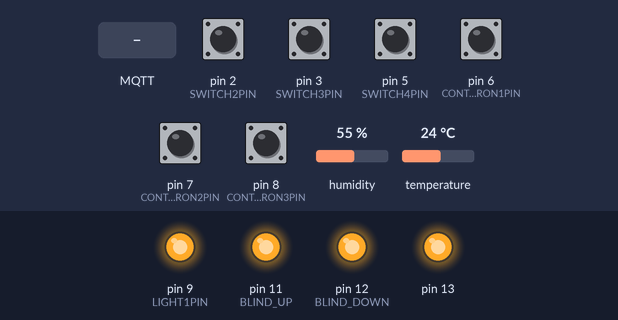
Simulated run of this sketch. Board: Arduino Uno, built with avr-gcc and run on an emulated ATmega328P. On the bench: output pins drawn as LEDs (lit = HIGH). Dashed ring = blinking. Inputs (shaded band) come from the test bench; at power-on: pin 2 (SWITCH2PIN), pin 3 (SWITCH3PIN), pin 5 (SWITCH4PIN), pin 6 (CONTACTRON1PIN), pin 7 (CONTACTRON2PIN), pin 8 (CONTACTRON3PIN) HIGH, humidity 55 %, temperature 24 °C. WiFi joins after 1.5 s; servers stay silent unless stated; no MQTT or app messages arrive unless stated.

Above: at 2.7 s.
2.8 s: pin 3 (SWITCH3PIN) pulled LOW for 0.15 s
At 4.8 s:
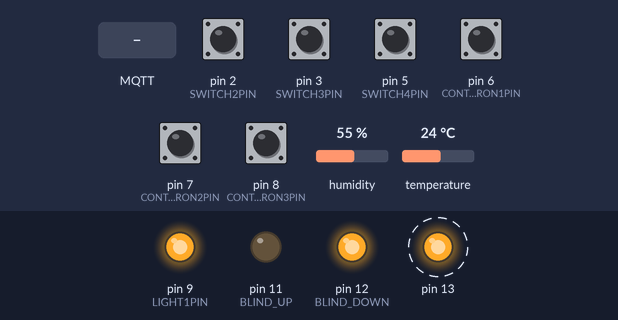
8.5 s: MQTT message "1" arrives on the first subscribed topic
At 10.4 s:
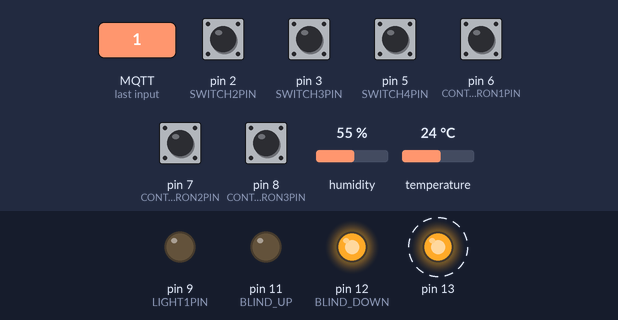
14.5 s: pin 5 (SWITCH4PIN) pulled LOW for 0.15 s
At 16.4 s:
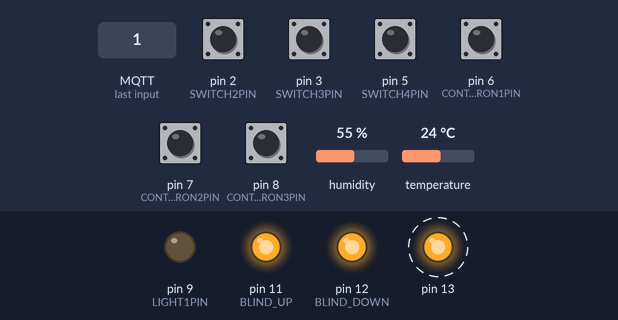
19.5 s: MQTT message "0" arrives on the third subscribed topic
At 20.7 s:
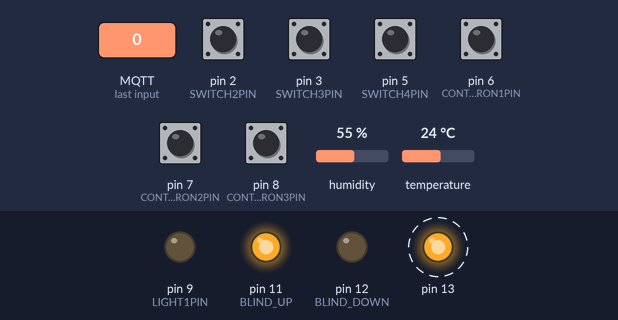
Timing chart, 0 to 25.5 s (numbered marks = the images above; inputs shaded):
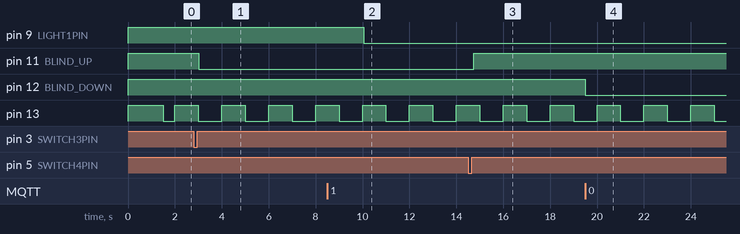

Measured:
- after the input at 2.8 s, pin 11 (BLIND_UP): HIGH → LOW after 0.22 s
- after the input at 8.5 s, pin 9 (LIGHT1PIN): HIGH → LOW after 1.6 s
- after the input at 14.5 s, pin 11 (BLIND_UP): LOW → HIGH after 0.24 s
- after the input at 19.5 s, pin 12 (BLIND_DOWN): HIGH → LOW at once
- by itself, pin 13: alternates HIGH for 1.0 s and LOW for 1.0 s

The sketch:

lazienka.ino
```cpp
#include <SPI.h>
#include <Ethernet.h>
#include <PubSubClient.h>
#include "DHT.h"

// ethernet interface mac address, must be unique on the LAN
static byte mac[] = { 0x74,0x69,0x69,0x2D,0x31,0x03 };
IPAddress server(192, 168, 1, 10);
EthernetClient ethClient;
PubSubClient client(ethClient);

#define SERIAL 0
#define STATIC 0 // set to 1 to disable DHCP (adjust myip/gwip values below)home/lazienka

#define DHTPIN 0
#define DHTTYPE DHT22
DHT dht(DHTPIN, DHTTYPE);

#define SWITCH1PIN 1
int switch1 = 1;
int switch1tmp = 0;
#define SWITCH2PIN 2
int switch2 = 0;
int switch2tmp = 0;
#define SWITCH3PIN 3
int switch3 = 0;
#define SWITCH4PIN 5
int switch4 = 0;
#define CONTACTRON1PIN 6
int contactron1 = 0;
#define CONTACTRON2PIN 7
int contactron2 = 0;
#define CONTACTRON3PIN 8
int contactron3 = 0;

#define LIGHT1PIN 9
int light1 = 0;
int light2 = 0;

long currentBlindState = 0;
long desiredBlindState = 0;
unsigned long loopTime = 0;
int blindState = 0;
#define BLIND_UP 11
#define BLIND_DOWN 12
#define BLIND_MOVE_TIME 22000000 //5s

unsigned long switchesCheckedTime = 0;
unsigned long tempCheckedTime = 0;
unsigned long lastReply = 0;
unsigned long lastReconnectAttempt = 0;


float temp;
float humidity;

void setup () {
  Serial.begin(9600);
  dht.begin();
  pinMode(13, OUTPUT);
  digitalWrite(13, HIGH);

  pinMode(LIGHT1PIN, OUTPUT);
  pinMode(SWITCH1PIN, INPUT_PULLUP);
  pinMode(SWITCH2PIN, INPUT_PULLUP);
  pinMode(SWITCH3PIN, INPUT_PULLUP);
  pinMode(SWITCH4PIN, INPUT_PULLUP);
  pinMode(CONTACTRON1PIN, INPUT_PULLUP);
  pinMode(CONTACTRON2PIN, INPUT_PULLUP);
  pinMode(CONTACTRON3PIN, INPUT_PULLUP);
  pinMode(BLIND_UP, OUTPUT);
  pinMode(BLIND_DOWN, OUTPUT);
  digitalWrite(LIGHT1PIN, HIGH);
  digitalWrite(BLIND_UP, HIGH);

  switch1 = digitalRead(SWITCH1PIN);

  client.setServer(server, 1883);
  client.setCallback(callback);

  digitalWrite(BLIND_DOWN, LOW);
  //delay(round(BLIND_MOVE_TIME / 1000));
  digitalWrite(BLIND_DOWN, HIGH);

  Ethernet.begin(mac);
}

void callback(char* topic, byte* payload, unsigned int length) {
  String topicStr = String(topic);

  if (topicStr == "home/lazienka/light1/set") {
    if ((char)payload[0] == '0') {
      switchOutput("light1", 0, true);
    } else if ((char)payload[0] == '1') {
      switchOutput("light1", 1, true);
    }
  } else if (topicStr == "home/lazienka/light2/set") {
    if ((char)payload[0] == '0') {
      switchOutput("light2", 0, true);
    } else if ((char)payload[0] == '1') {
      switchOutput("light2", 1, true);
    }
  } else if (topicStr == "home/lazienka/blind/set") {
    if ((char)payload[0] == '0') {
      switchOutput("blind", 0, true);
    } else if ((char)payload[0] == '1') {
      switchOutput("blind", 1, true);
    } else if ((char)payload[0] == '2') {
      switchOutput("blind", 2, true);
    }
  } else if (topicStr == "home/lazienka/blind/position") {
    String str = String((char *)payload);
    String substr = str.substring(0, length);
    float payloadFloat = substr.toInt();
    desiredBlindState = BLIND_MOVE_TIME * payloadFloat / 100;
  }
}

boolean reconnect() {
  if (client.connect("lazienka")) {
    publishFloat("home/lazienka/temp", (temp*10));
    publishFloat("home/lazienka/humidity", humidity);
    publishFloat("home/lazienka/light1", light1);
    publishFloat("home/lazienka/switch2", switch2);
    publishFloat("home/lazienka/blind", blindState);
    publishFloat("home/lazienka/contactron1", contactron1);
    publishFloat("home/lazienka/contactron2", contactron2);
    publishFloat("home/lazienka/contactron3", contactron3);
    client.subscribe("home/lazienka/light1/set");
    client.subscribe("home/lazienka/light2/set");
    client.subscribe("home/lazienka/blind/set");
    client.subscribe("home/lazienka/blind/position");
  }
  return client.connected();
}

void loop () {
  unsigned long tLoopTime = micros();

  if (!client.connected()) {
    if (millis() - lastReconnectAttempt > 10000) {
      lastReconnectAttempt = millis();
      if (reconnect()) {
        lastReconnectAttempt = 0;
      }
    }
  } else {
    client.loop();
  }

  switchesAndLights();
  blindMove();
  readTemp();

  Ethernet.maintain();

  if (((int)(millis() / 1000) % 2) == 0) {
    digitalWrite(13, HIGH);
  } else {
    digitalWrite(13, LOW);
  }

  loopTime = micros() - tLoopTime;
}

void readTemp()
{
  if (abs(temp - dht.readTemperature()) >= 0.2) {
      temp = dht.readTemperature();
      publishFloat("home/lazienka/temp", (temp * 10));
  }
  if (abs(humidity - dht.readHumidity()) >= 2) {
      humidity = dht.readHumidity();
      publishFloat("home/lazienka/humidity", humidity);
  }
}

void switchesAndLights()
{
  if (millis() - switchesCheckedTime > 100) {
    if (digitalRead(SWITCH1PIN) != switch1 && switch1tmp == 1) {
      toggleLight1();
      switch1 = digitalRead(SWITCH1PIN);
      switch1tmp = 0;
    }

    if (digitalRead(SWITCH1PIN) != switch1 && switch1tmp == 0) {
      switch1tmp = 1;
    }

    if (digitalRead(SWITCH2PIN) != switch2 && switch2tmp == 1) {
      toggleLight2();
      switch2 = digitalRead(SWITCH2PIN);
      switch2tmp = 0;
    }

    if (digitalRead(SWITCH2PIN) != switch2 && switch2tmp == 0) {
      switch2tmp = 1;
    }

    if (digitalRead(SWITCH3PIN) == HIGH && switch3 == 1) {
      if (round(currentBlindState / 1000) == round(desiredBlindState / 1000)) {
          switchOutput("blind", 1, true);
      } else {
        switchOutput("blind", 2, true);
      }
      switch3 = 0;
    }
    if (digitalRead(SWITCH3PIN) == LOW && switch3 == 0) {
      switch3 = 1;
    }

    if (digitalRead(SWITCH4PIN) == HIGH && switch4 == 1) {
      if (round(currentBlindState / 1000) == round(desiredBlindState / 1000)) {
          switchOutput("blind", 0, true);
      } else {
        switchOutput("blind", 2, true);
      }
      switch4 = 0;
    }

    if (digitalRead(SWITCH4PIN) == LOW && switch4 == 0  ) {
      switch4 = 1;
    }

    if (digitalRead(CONTACTRON1PIN) == HIGH && contactron1 == 1) {
      contactron1 = 0;
      publishFloat("home/lazienka/contactron1", contactron1);
    }
    if (digitalRead(CONTACTRON1PIN) == LOW && contactron1 == 0) {
      contactron1 = 1;
      publishFloat("home/lazienka/contactron1", contactron1);
    }

    if (digitalRead(CONTACTRON2PIN) == HIGH && contactron2 == 1) {
      contactron2 = 0;
      publishFloat("home/lazienka/contactron2", contactron2);
    }
    if (digitalRead(CONTACTRON2PIN) == LOW && contactron2 == 0) {
      contactron2 = 1;
      publishFloat("home/lazienka/contactron2", contactron2);
    }

    if (digitalRead(CONTACTRON3PIN) == HIGH && contactron3 == 1) {
      contactron3 = 0;
      publishFloat("home/lazienka/contactron3", contactron3);
    }
    if (digitalRead(CONTACTRON3PIN) == LOW && contactron3 == 0) {
      contactron3 = 1;
      publishFloat("home/lazienka/contactron3", contactron3);
    }
    switchesCheckedTime = millis();
      #if SERIAL
    Serial.println(switchesCheckedTime);
#endif
  }
}

void toggleLight1() {
  int state = !light1;
  switchOutput("light1", state, true);
}

void toggleLight2() {
  int state = !light2;
  switchOutput("light2", state, true);
}

void switchOutput(String type, float value, boolean doNotifyMaster) {
  #if SERIAL
    Serial.println(type);
#endif
  if (type == "light1") {
    if (value == 1) {
      light1 = 1;
      digitalWrite(LIGHT1PIN, LOW);
    }
    else {
      light1 = 0;
      digitalWrite(LIGHT1PIN, HIGH);
    }
    publishFloat("home/lazienka/light1", light1);
  }
  if (type == "light2") {
    if (value == 1) {
      light2 = 1;
    }
    else {
      light2 = 0;
    }
    publishFloat("home/lazienka/light2", light2);
  }

  if (type == "blind") {
    if (value == 0) {
      desiredBlindState = 0;
    } else if (value == 1) {
        desiredBlindState = BLIND_MOVE_TIME;
    } else if (value == 2) {
      desiredBlindState = currentBlindState;
    }
  }
}

void blindMove()
{

  if (round(currentBlindState / 1000) != round(desiredBlindState / 1000)) {
    if (currentBlindState < desiredBlindState) {
      digitalWrite(BLIND_UP, LOW);
      currentBlindState = currentBlindState + loopTime;
      if (currentBlindState > BLIND_MOVE_TIME) {
        currentBlindState = BLIND_MOVE_TIME;
      }
    }
    else {
      digitalWrite(BLIND_DOWN, LOW);
      currentBlindState = currentBlindState - loopTime;
      if (currentBlindState < 0) {
        currentBlindState = 0;
      }
    }
  }
  else {
    digitalWrite(BLIND_UP, HIGH);
    digitalWrite(BLIND_DOWN, HIGH);
    currentBlindState = desiredBlindState;
  }

  if (digitalRead(BLIND_UP) == LOW && digitalRead(BLIND_DOWN) == LOW) {
    digitalWrite(BLIND_UP, HIGH);
    digitalWrite(BLIND_DOWN, HIGH);
  }

  if (currentBlindState == 0 && blindState != 0) {
    publishFloat("home/lazienka/blind", 0);
    blindState = 0;
  } else if (currentBlindState == BLIND_MOVE_TIME && blindState != 1) {
    publishFloat("home/lazienka/blind", 1);
    blindState = 1;
  } else if (currentBlindState != 0 && currentBlindState != BLIND_MOVE_TIME && blindState != 2) {
    publishFloat("home/lazienka/blind", 2);
    blindState = 2;
  }

}

void publishFloat(char* topic, float val)
{
  if (client.connected()) {
    char str[16];
    itoa(val, str, 10);
    client.publish(topic, str);
  }
}
```
